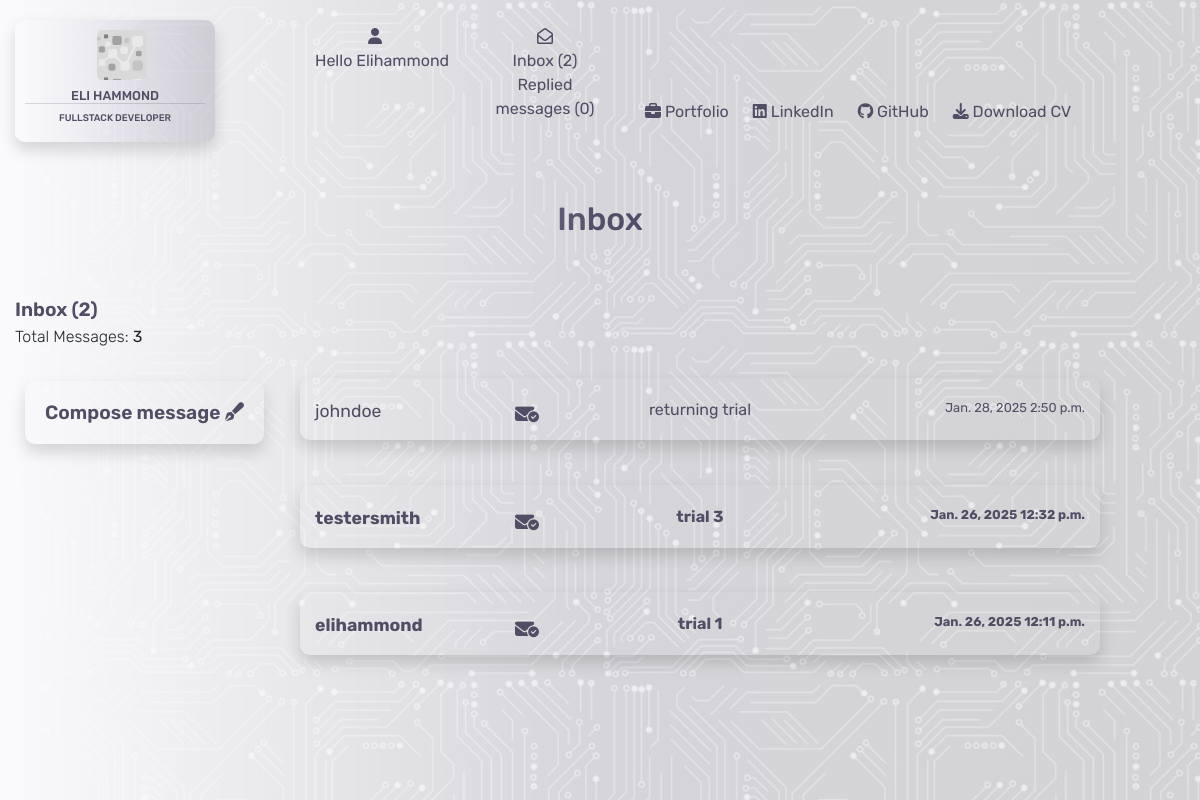
The app's page /contacts/ (signed in), older data.
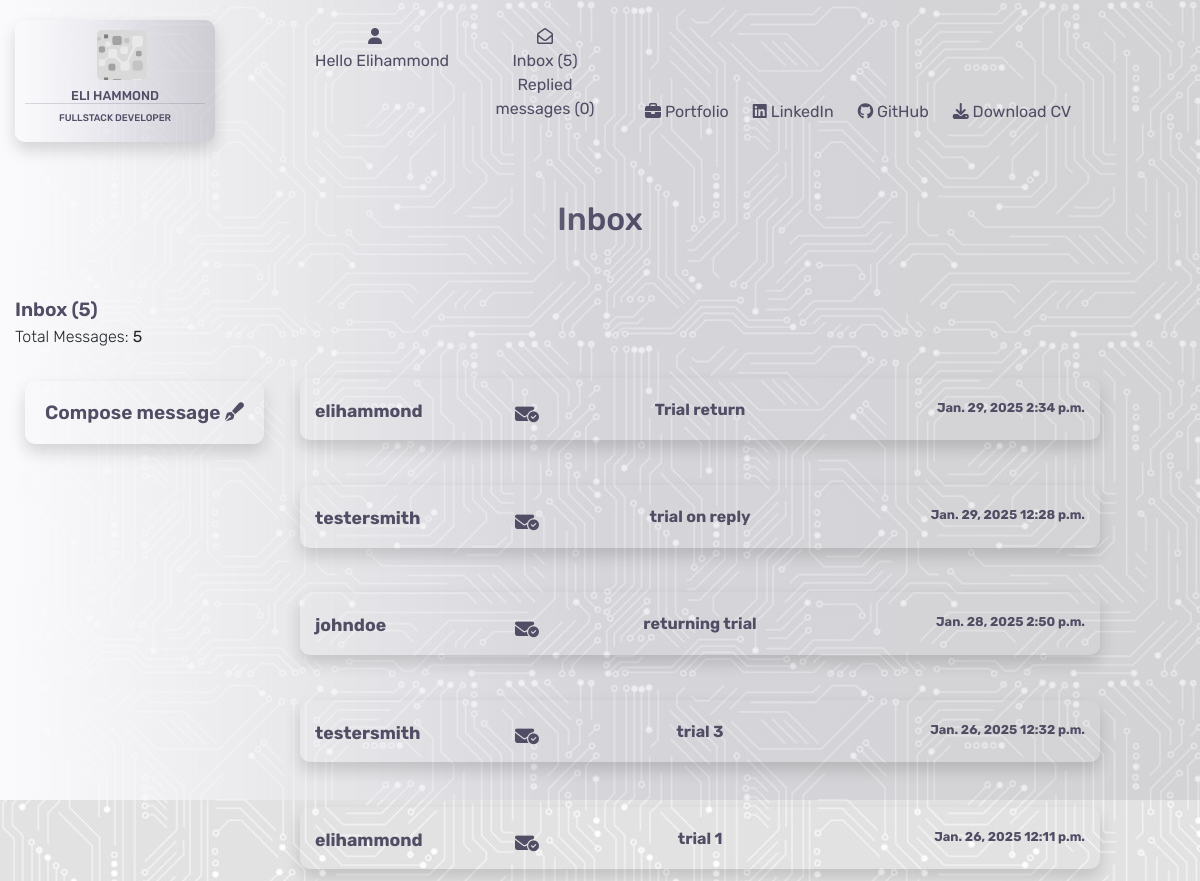
The same page, newer data.
### contacts/models.py (models this page shows)
class Contacts(models.Model):
    class Meta:
        verbose_name_plural = "Contacts"
    name = models.CharField(max_length=26)
    send_to = models.CharField(max_length=240)
    subject = models.CharField(max_length=52, null=True, blank=True)
    email = models.EmailField()
    phone = models.IntegerField()
    message = models.TextField()
    date = models.DateField(auto_now_add=True)
    time = models.TimeField(auto_now_add=True)
    read = models.BooleanField(default=False)

### contacts/views.py (the view)
# urls.py: path('', views.contacts, name='contacts'),
@login_required
def contacts(request):
    inbox = Contacts.objects.all().order_by('-date', '-time')
    context = {
        'inbox': inbox,
    }
    return render(request, 'contacts/contacts.html', context)

### contacts/contexts.py (called while the page is built)
def contacts_inbox(request):
    user = request.user.id
    if user:
        user_inbox = get_object_or_404(User, username=request.user)
        inbox = Contacts.objects.filter(send_to=user_inbox)
        replied = Replied.objects.filter(send_to=user_inbox)
        replied_count = len(replied)
        unread_messages = inbox.filter(read=False).count()
        print(unread_messages)
        message_count = len(inbox)
        print(int(message_count))
        context = {
            'inbox': inbox,
            'message_count': message_count,
            'unread_messages': unread_messages,
            'replied_count': replied_count
        }
    else:
        inbox = Contacts.objects.all()
        context = {
            'inbox': inbox
        }
    return context

### contacts/templates/contacts/contacts.html (shortened to what this page needs)
{% extends "base.html" %}
{% load static %}
{% block content %}
<div class="container-fluid">
    <div class="row">
        <div class="col-4"></div>
        <div class="col-4">
            <h2 class="header">Inbox</h2>
        </div>
        <div class="col-4"></div>
    </div>
    <div class="inbox-header">
        Inbox ({{ unread_messages }})
    </div>
    <div class="inbox-subheader">
        Total Messages: <strong>{{ message_count }}</strong>
    </div>
    <div class="inbox-header">
        <a href="{% url 'compose_message' %}" class="compose shadow">Compose message <i class="fa-solid fa-pen-fancy"></i></a>
    </div>
    {% for i in inbox %}
    <div class="row">
        <div class="col-3">
        </div>
        {% if i.send_to == user.username %}
        <div class="col-8">
            <div {% if i.read %}class="opened-message"{% endif %}>
                <a href="{% url 'open_message' i.id %}">
                    <div class="row message-container shadow">
                        <div class="col-3">
                            <p class="inbox-name new-message">{{ i.name }}</p>
                        </div>
                        <div class="col-6">
                            {% if i.subject %}
                            <p class="inbox-subject new-message">{{ i.subject }}</p>
                            {% else %}
                            <p class="inbox-subject new-message">no subject</p>
                            {% endif %}
                        </div>
                        <div class="col-3">
                            <p class="inbox-date-time new-message">{{ i.date }} {{ i.time }}</p>
                        </div>
                    </div>
                </a>
                <p>
                    <a href="{% url 'mark_unread' i.id %}" class="unread" title="Mark as unread">
                        <i class="fa-solid fa-envelope-circle-check"></i>
                    </a>
                </p>
            </div>
        </div>
        {% endif %}
        <div class="col-1"></div>
    </div>
    {% endfor %}
</div>
{% endblock %}

### templates/base.html (shortened to what this page needs)
{% load static %}
<!DOCTYPE html>
<html lang="en">
<head>
    {% block corecss %}
        <link rel="stylesheet" href="https://stackpath.bootstrapcdn.com/bootstrap/4.4.1/css/bootstrap.min.css">
        <link rel="stylesheet" href="https://cdnjs.cloudflare.com/ajax/libs/font-awesome/6.6.0/css/all.min.css">
        <link rel="stylesheet" href="https://cdnjs.cloudflare.com/ajax/libs/font-awesome/6.6.0/css/all.min.css">
        <link rel="stylesheet" href="{% static 'css/base.css' %}">
    {% endblock %}
</head>
<body>
    <div class="opaque"></div>
    <header>
        <nav>
            <div class="container-fluid">
                <div class="row">
                    <div class="col-md-3">
                        <a href="{% url 'home' %}">
                            <div class="logo shadow">
                                <div class="logo-logo"></div>
                                <h5>Eli Hammond</h5>
                                <h6>Fullstack Developer</h6>
                            </div>
                        </a>
                    </div>
                    <div class="col-md-3">
                        <div class="row">
                            <div class="col-md-6">
                                <div class="dropdown">
                                    <div class="dropbtn">
                                        <div class="icon"><i class="fa-solid fa-user"></i></div>
                                        {% if request.user.is_authenticated %}
                                            <div class="hello">
                                                Hello {{ user.username|capfirst }}
                                            </div>
                                        {% else %}
                                            Login/Register
                                        {% endif %}
                                    </div>
                                </div>
                            </div>
                            <div class="col-md-6">
                                {% if request.user.is_authenticated %}
                                    <div class="message-box">
                                        <a href="{% url 'contacts' %}">
                                            <div class="icon"><i class="fa-regular fa-envelope-open"></i></div>
                                            Inbox ({{ unread_messages }})
                                            Replied messages ({{ replied_count }})
                                        </a>
                                    </div>
                                {% endif %}
                            </div>
                        </div>
                    </div>
                    <div class="col-md-6">
                    </div>
                </div>
                <div class="row bottom-header">
                    <div class="col-md-6"></div>
                    <div class="col-md-6 d-none d-lg-block">
                        <ul>
                            <li>
                                <a href="{% url 'portfolio' %}">{% block custom_style %}<i class="fa-solid fa-briefcase"></i> Portfolio{% endblock %}</a>
                            </li>
                            <li>
                                <a href="https://www.linkedin.com/in/elliot-hammond-286739298/" target="_blank"><i class="fa-brands fa-linkedin"></i> LinkedIn</a>
                            </li>
                            <li>
                                <a href="https://github.com/e-h-dev" target="_blank"><i class="fa-brands fa-github"></i> GitHub</a>
                            </li>
                            <li>
                                <a href=""><i class="fa-solid fa-download"></i> Download CV</a>
                            </li>
                        </ul>
                    </div>
                </div>
            </div>
        </nav>
    </header>
    {% block content %}
    {% endblock %}
</body>
</html>

### static/css/base.css (style rules this page uses)
:root { --main-font:Rubik; --text-color:rgb(80, 77, 100); }
body { background-image: url('/media/background-image.jpg'); }
header { height:200px; }
.logo-logo { background-image: url("/media/small-logo.png"); height:50px; width:50px; position: relative; left:40%; background-size: contain; border-radius: 5px; z-index: -9999999999999999999999; }
.logo { height:100; width:200px; border-radius: 10px; position: relative; top:20px; z-index: 9999999999; font-family: var(--main-font); color:rgb(80, 77, 100); padding:10px; text-transform: uppercase; background-image: linear-gradient(to right, #fafafc, rgba(103, 102, 146, 0.1), rgba(80, 77, 100, 0.2)); }
.logo h5 { text-align: center; font-size: 0.8rem; padding-top: 8px; border-bottom: 1px solid rgba(80, 77, 100, 0.2); }
.logo h6 { text-align: center; font-size: 0.6rem; }
.hello { width:max-content; }
.bottom-header { position: absolute; top:100px; width:90vw; left:100px; }
.opaque { background-image: linear-gradient(to right, #fafafc, rgba(103, 102, 146, 0.1), rgba(80, 77, 100, 0.1)); height:100vh; width:100vw; z-index: 1; position: fixed; }
ul { list-style: none; position: relative; padding-left:5px; z-index: 2; }
li a { color:rgb(80, 77, 100); font-family: var(--main-font); font-size: 1rem; padding-right: 1.5rem; float: left; }
.dropbtn { color: rgb(80, 77, 100); font-size: 16px; top:25px; text-align: center; font-family: var(--main-font); border: none; position: relative; z-index:1; cursor: pointer; }
.message-box { font-family: var(--main-font); color: rgb(80, 77, 100); position: relative; top:25px; left:20px; text-align: center; z-index: 2; }
.message-box a { color:var(--text-color); }
.icon { position: inherit; text-align: center; font-size: 1rem; }
.header { font-family: var(--main-font); color: rgb(80, 77, 100); text-align: center; padding-bottom: 50px; }
.col-md-6 { width:90%; }
.inbox-header { position: relative; z-index: 2; font-family: var(--main-font); font-size: 1.2rem; color: var(--text-color); font-weight: 600; }
.inbox-subheader { position: relative; z-index: 2; font-size: 1 rem; font-weight: 300; font-family: var(--main-font); color: var(--main-font); }
.compose { color:var(--text-color); margin:10px; border-radius: 10px; padding: 20px; position: relative; top:50px; }
.message-container { color: var(--text-color); font-family: var(--main-font); position: relative; z-index: 2; padding-top: 20px; border-radius: 10px; }
.new-message { font-weight: bolder; }
.inbox-name { font-size: 1.1rem; }
.inbox-subject { font-size: 1rem; text-align: center; }
.inbox-date-time { font-size: 0.8rem; text-align: right; }
.unread { position: relative; bottom:40px; left:200px; z-index: 2; color: var(--text-color); font-size: 1.2rem; }

Row changes from the older to the newer data that the page shows:
added Contacts: name "elihammond", subject "Trial return", date "Jan. 29, 2025", time "2:34 p.m."
added Contacts: name "testersmith", subject "trial on reply", date "Jan. 29, 2025", time "12:28 p.m."
changed Contacts "johndoe": read True → False (drawn)
Text that changed along with them:
{{ unread_messages }}: "2" → "5"
{{ message_count }}: "3" → "5"
